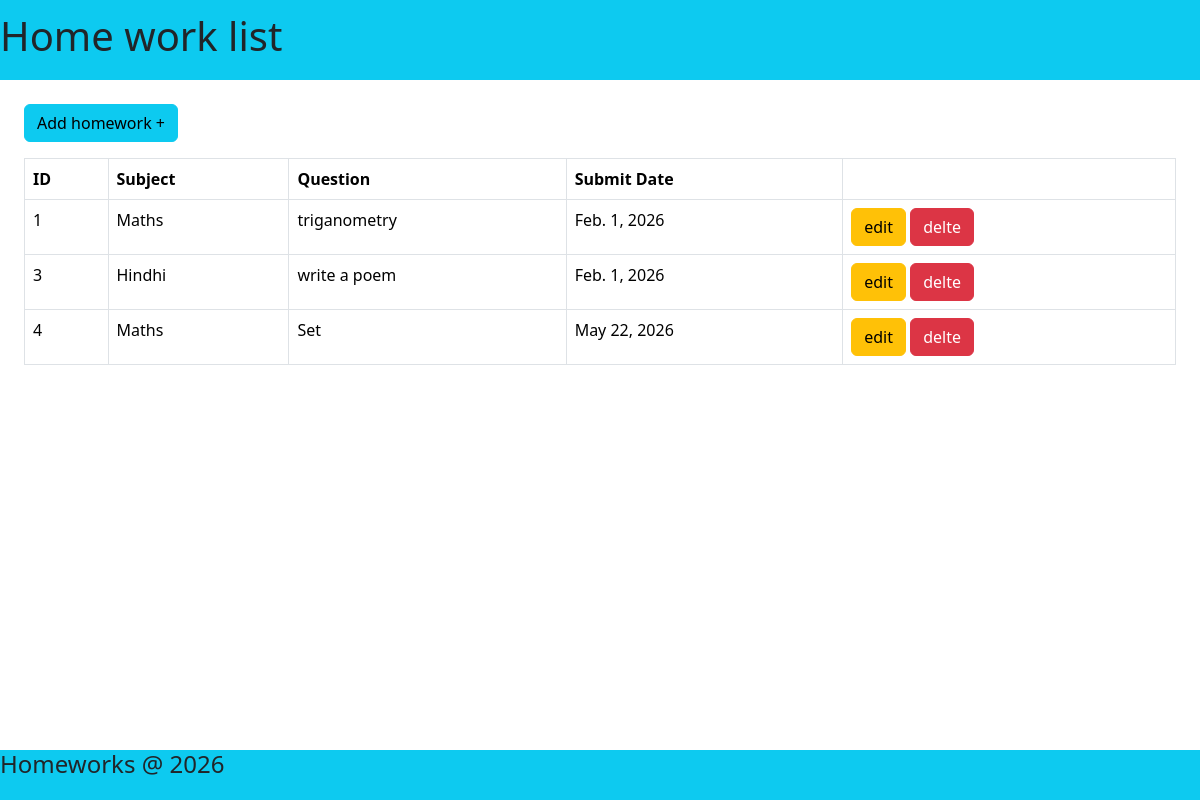
/teacher/viwworks, run on the app's committed database.
### teacher/models.py (models this page shows)
class HomeWork(models.Model):
    subject = models.CharField(max_length=100)
    question = models.CharField(max_length=300)
    submit_date = models.DateField()

### teacher/views.py (the view)
# urls.py: path('viwworks',HomeworkListView.as_view(),name="viewworks"),
class HomeworkListView(View):
    def get(self,req):
        data =HomeWork.objects.all()
        return render(req,"homeworklist.html",{'data':data})

### teacher/templates/homeworklist.html (shortened to what this page needs)
<!doctype html>
<html lang="en" data-bs-theme="light">
<head>
    <link href="https://cdn.jsdelivr.net/npm/bootstrap@5.3.8/dist/css/bootstrap.min.css" rel="stylesheet"
 />
</head>
<body>
    <header class="d-flex align-items-center bg-info" style="height: 80px;">
        <h1>Home work list</h1>
    </header>
    <div class="p-4">
        <a href="{% url 'addhworks' %}" class="btn btn-info mb-3">Add homework +</a>
        <table class="table table-bordered ">
            <thead>
                <tr>
                    <th>ID</th>
                    <th>Subject</th>
                    <th>Question</th>
                    <th>Submit Date</th>
                    <th></th>
                </tr>
            </thead>
            <tbody>
                {% for i in data %}
                <tr>
                    <td>{{i.id}}</td>
                    <td> {{i.subject}}</td>
                    <td>{{i.question}}</td>
                    <td>{{i.submit_date}}</td>
                    <td>
                        <a class="btn btn-warning" href="{% url 'edithw' i.id %}">edit</a>
                        <a class="btn btn-danger" href="{% url 'delhw' i.id %}">delte</a>
                    </td>
                </tr>
                {% endfor %}
            </tbody>
        </table>
    </div>
    <footer class="d-flex text-center bg-info fixed-bottom" style="height: 50px">
        <h4>Homeworks @ 2026</h4>
    </footer>
</body>
</html>

### data on the page
HomeWork: id "1", subject "Maths", question "triganometry", submit_date "Feb. 1, 2026"
HomeWork: id "3", subject "Hindhi", question "write a poem", submit_date "Feb. 1, 2026"
HomeWork: id "4", subject "Maths", question "Set", submit_date "May 22, 2026"
